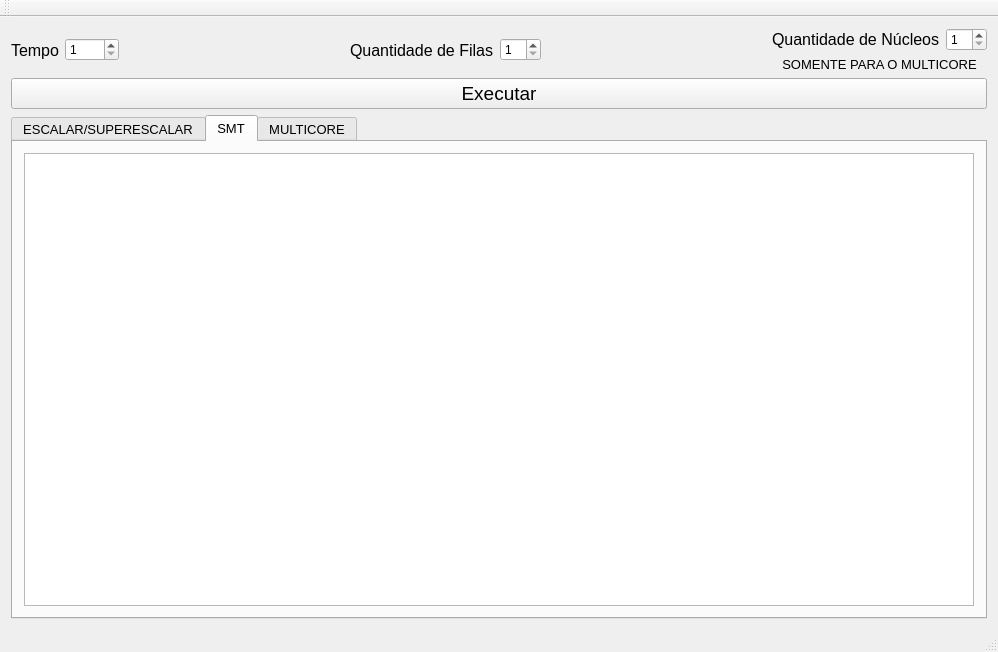
<?xml version="1.0" encoding="UTF-8"?>
<ui version="4.0">
 <class>MainWindow</class>
 <widget class="QMainWindow" name="MainWindow">
  <property name="windowModality">
   <enum>Qt::ApplicationModal</enum>
  </property>
  <property name="geometry">
   <rect>
    <x>0</x>
    <y>0</y>
    <width>998</width>
    <height>652</height>
   </rect>
  </property>
  <property name="windowTitle">
   <string>Simulador Multithread</string>
  </property>
  <property name="autoFillBackground">
   <bool>false</bool>
  </property>
  <widget class="QWidget" name="centralWidget">
   <layout class="QGridLayout" name="gridLayout_7">
    <item row="1" column="0">
     <widget class="QPushButton" name="executar">
      <property name="font">
       <font>
        <pointsize>14</pointsize>
       </font>
      </property>
      <property name="text">
       <string>Executar</string>
      </property>
     </widget>
    </item>
    <item row="2" column="0">
     <layout class="QGridLayout" name="gridLayout_5">
      <item row="0" column="0">
       <widget class="QTabWidget" name="tabEX">
        <property name="font">
         <font>
          <pointsize>10</pointsize>
         </font>
        </property>
        <property name="currentIndex">
         <number>1</number>
        </property>
        <widget class="QWidget" name="tab">
         <attribute name="title">
          <string>ESCALAR/SUPERESCALAR</string>
         </attribute>
         <layout class="QGridLayout" name="gridLayout">
          <item row="0" column="0">
           <widget class="QTabWidget" name="tabEscalar">
            <property name="currentIndex">
             <number>1</number>
            </property>
            <widget class="QWidget" name="tab_3">
             <attribute name="title">
              <string>Bloqueado</string>
             </attribute>
             <layout class="QGridLayout" name="gridLayout_3">
              <item row="0" column="0">
               <widget class="QTableWidget" name="bloqueado">
                <property name="frameShape">
                 <enum>QFrame::StyledPanel</enum>
                </property>
                <property name="sizeAdjustPolicy">
                 <enum>QAbstractScrollArea::AdjustToContents</enum>
                </property>
                <property name="editTriggers">
                 <set>QAbstractItemView::NoEditTriggers</set>
                </property>
                <attribute name="horizontalHeaderVisible">
                 <bool>false</bool>
                </attribute>
                <attribute name="horizontalHeaderHighlightSections">
                 <bool>false</bool>
                </attribute>
                <attribute name="horizontalHeaderShowSortIndicator" stdset="0">
                 <bool>false</bool>
                </attribute>
                <attribute name="verticalHeaderVisible">
                 <bool>false</bool>
                </attribute>
                <attribute name="verticalHeaderHighlightSections">
                 <bool>false</bool>
                </attribute>
               </widget>
              </item>
             </layout>
            </widget>
            <widget class="QWidget" name="tab_4">
             <attribute name="title">
              <string>Intercalado</string>
             </attribute>
             <layout class="QGridLayout" name="gridLayout_6">
              <item row="0" column="0">
               <widget class="QTableWidget" name="intercalado">
                <property name="layoutDirection">
                 <enum>Qt::LeftToRight</enum>
                </property>
                <property name="sizeAdjustPolicy">
                 <enum>QAbstractScrollArea::AdjustToContents</enum>
                </property>
                <property name="editTriggers">
                 <set>QAbstractItemView::NoEditTriggers</set>
                </property>
                <property name="textElideMode">
                 <enum>Qt::ElideMiddle</enum>
                </property>
                <attribute name="horizontalHeaderVisible">
                 <bool>false</bool>
                </attribute>
                <attribute name="horizontalHeaderHighlightSections">
                 <bool>false</bool>
                </attribute>
                <attribute name="verticalHeaderVisible">
                 <bool>false</bool>
                </attribute>
                <attribute name="verticalHeaderHighlightSections">
                 <bool>false</bool>
                </attribute>
               </widget>
              </item>
             </layout>
            </widget>
           </widget>
          </item>
         </layout>
        </widget>
        <widget class="QWidget" name="tab_2">
         <attribute name="title">
          <string>SMT</string>
         </attribute>
         <layout class="QGridLayout" name="gridLayout_4">
          <item row="0" column="0">
           <widget class="QTableWidget" name="SMT">
            <property name="layoutDirection">
             <enum>Qt::LeftToRight</enum>
            </property>
            <property name="autoFillBackground">
             <bool>true</bool>
            </property>
            <property name="sizeAdjustPolicy">
             <enum>QAbstractScrollArea::AdjustToContents</enum>
            </property>
            <property name="editTriggers">
             <set>QAbstractItemView::NoEditTriggers</set>
            </property>
            <property name="alternatingRowColors">
             <bool>false</bool>
            </property>
            <property name="textElideMode">
             <enum>Qt::ElideMiddle</enum>
            </property>
            <attribute name="horizontalHeaderVisible">
             <bool>false</bool>
            </attribute>
            <attribute name="horizontalHeaderHighlightSections">
             <bool>false</bool>
            </attribute>
            <attribute name="horizontalHeaderStretchLastSection">
             <bool>true</bool>
            </attribute>
            <attribute name="verticalHeaderVisible">
             <bool>false</bool>
            </attribute>
            <attribute name="verticalHeaderHighlightSections">
             <bool>false</bool>
            </attribute>
           </widget>
          </item>
         </layout>
        </widget>
        <widget class="QWidget" name="tab_5">
         <attribute name="title">
          <string>MULTICORE</string>
         </attribute>
         <layout class="QGridLayout" name="gridLayout_8">
          <item row="0" column="0">
           <widget class="QTableWidget" name="multicore">
            <property name="sizeAdjustPolicy">
             <enum>QAbstractScrollArea::AdjustToContents</enum>
            </property>
            <property name="editTriggers">
             <set>QAbstractItemView::NoEditTriggers</set>
            </property>
            <attribute name="horizontalHeaderVisible">
             <bool>false</bool>
            </attribute>
            <attribute name="horizontalHeaderHighlightSections">
             <bool>false</bool>
            </attribute>
            <attribute name="verticalHeaderVisible">
             <bool>false</bool>
            </attribute>
            <attribute name="verticalHeaderHighlightSections">
             <bool>false</bool>
            </attribute>
           </widget>
          </item>
         </layout>
        </widget>
       </widget>
      </item>
     </layout>
    </item>
    <item row="0" column="0">
     <layout class="QHBoxLayout" name="horizontalLayout">
      <item>
       <widget class="QLabel" name="label_4">
        <property name="font">
         <font>
          <pointsize>12</pointsize>
         </font>
        </property>
        <property name="text">
         <string>Tempo</string>
        </property>
        <property name="alignment">
         <set>Qt::AlignCenter</set>
        </property>
       </widget>
      </item>
      <item>
       <widget class="QSpinBox" name="tempo">
        <property name="minimum">
         <number>1</number>
        </property>
        <property name="maximum">
         <number>1000</number>
        </property>
       </widget>
      </item>
      <item>
       <spacer name="horizontalSpacer">
        <property name="orientation">
         <enum>Qt::Horizontal</enum>
        </property>
        <property name="sizeHint" stdset="0">
         <size>
          <width>40</width>
          <height>20</height>
         </size>
        </property>
       </spacer>
      </item>
      <item>
       <widget class="QLabel" name="label_2">
        <property name="font">
         <font>
          <pointsize>12</pointsize>
         </font>
        </property>
        <property name="text">
         <string>Quantidade de Filas</string>
        </property>
       </widget>
      </item>
      <item>
       <widget class="QSpinBox" name="filas">
        <property name="minimum">
         <number>1</number>
        </property>
       </widget>
      </item>
      <item>
       <spacer name="horizontalSpacer_3">
        <property name="orientation">
         <enum>Qt::Horizontal</enum>
        </property>
        <property name="sizeHint" stdset="0">
         <size>
          <width>40</width>
          <height>20</height>
         </size>
        </property>
       </spacer>
      </item>
      <item>
       <layout class="QGridLayout" name="gridLayout_2">
        <item row="0" column="0">
         <widget class="QLabel" name="label">
          <property name="font">
           <font>
            <pointsize>12</pointsize>
           </font>
          </property>
          <property name="text">
           <string>Quantidade de Núcleos</string>
          </property>
         </widget>
        </item>
        <item row="0" column="1">
         <widget class="QSpinBox" name="cores">
          <property name="minimum">
           <number>1</number>
          </property>
         </widget>
        </item>
        <item row="1" column="0" colspan="2">
         <widget class="QLabel" name="label_3">
          <property name="font">
           <font>
            <pointsize>10</pointsize>
            <weight>50</weight>
            <bold>false</bold>
           </font>
          </property>
          <property name="text">
           <string>SOMENTE PARA O MULTICORE</string>
          </property>
          <property name="alignment">
           <set>Qt::AlignCenter</set>
          </property>
         </widget>
        </item>
       </layout>
      </item>
     </layout>
    </item>
   </layout>
  </widget>
  <widget class="QMenuBar" name="menuBar">
   <property name="geometry">
    <rect>
     <x>0</x>
     <y>0</y>
     <width>998</width>
     <height>21</height>
    </rect>
   </property>
  </widget>
  <widget class="QToolBar" name="mainToolBar">
   <attribute name="toolBarArea">
    <enum>TopToolBarArea</enum>
   </attribute>
   <attribute name="toolBarBreak">
    <bool>false</bool>
   </attribute>
  </widget>
  <widget class="QStatusBar" name="statusBar"/>
 </widget>
 <layoutdefault spacing="6" margin="11"/>
 <resources/>
 <connections/>
</ui>
